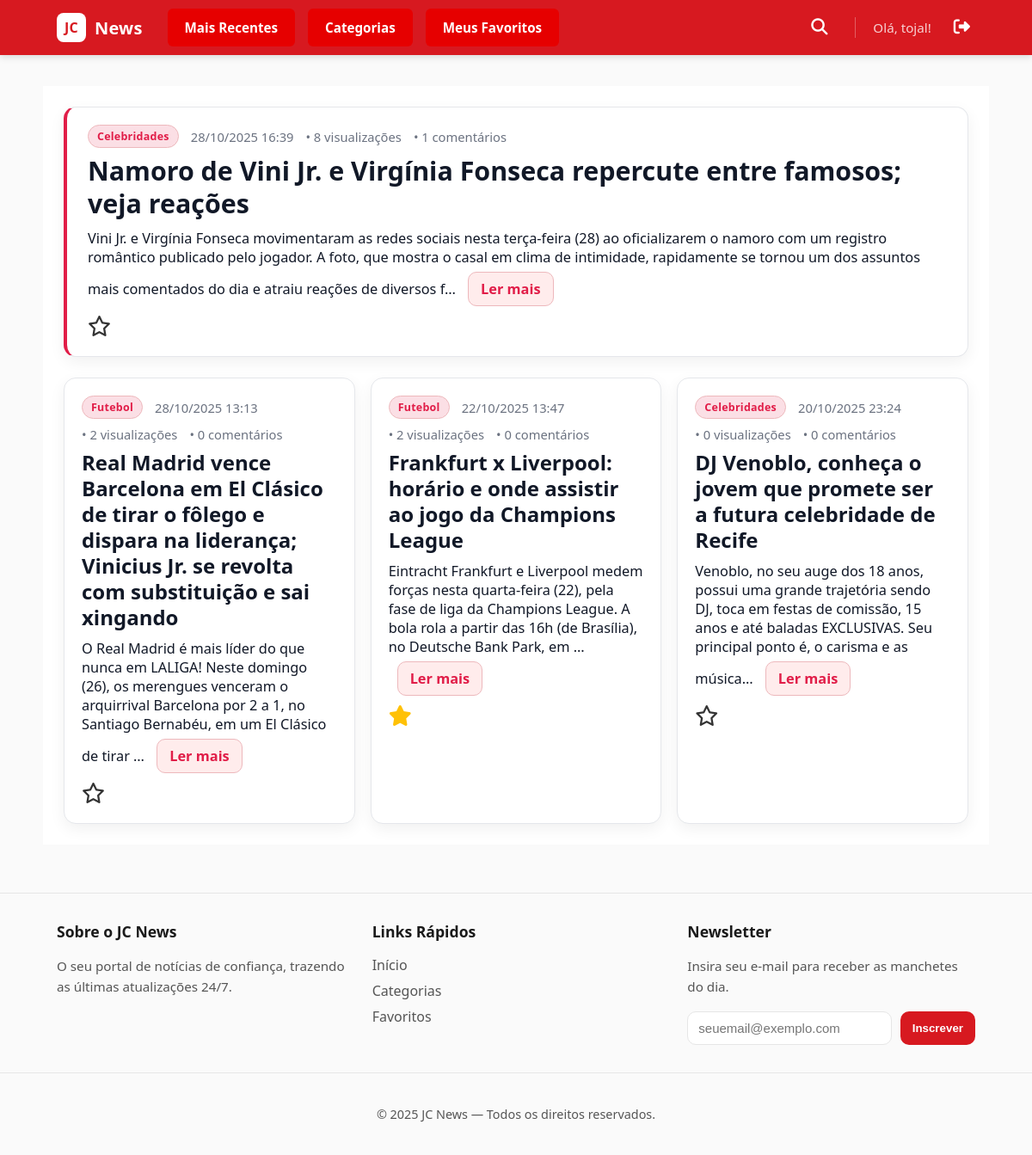
Screenshot of / (signed in) with the database file from the repository.
### app1/models.py (models this page shows, shortened)
class Noticia(models.Model):
    titulo = models.CharField(max_length=255)
    conteudo = models.TextField()
    data_publicacao = models.DateTimeField(auto_now_add=True)
    categoria = models.ForeignKey(
        Categoria, on_delete=models.SET_NULL, null=True, blank=True, related_name='noticias'
    )
    visualizacoes = models.PositiveIntegerField(default=0)
    favoritos = models.ManyToManyField(
        User,
        related_name='noticias_favoritas',
        blank=True
    )
    usuarios_que_visitaram = models.ManyToManyField(
        User,
        related_name='noticias_visualizadas',
        blank=True
    )

class Categoria(models.Model):
    nome = models.CharField(max_length=100, unique=True)

### app1/views.py (the view)
# urls.py: path("", HomeView.as_view(), name="home"),
class HomeView(View):
    def get(self, request):
        noticias = Noticia.objects.order_by('-data_publicacao')
        favoritos_ids = []
        if request.user.is_authenticated:
            favoritos_ids = request.user.noticias_favoritas.values_list('id', flat=True)
        context = {
            "form": SubscriptionForm(),
            "noticias": noticias,
            "favoritos_ids": favoritos_ids,
        }
        return render(request, "app1/home.html", context)

### app1/forms.py
class SubscriptionForm(forms.ModelForm):
    class Meta:
        model = NewsletterSubscription
        fields = ["email"]
        widgets = {
            "email": forms.EmailInput(
                attrs={
                    "placeholder": "seuemail@exemplo.com",
                    "required": True,
                    "class": "form-control",
                }
            )
        }

### app1/templates/app1/home.html (shortened to what this page needs)
{% extends 'app1/base.html' %}
{% load static %}
{% block content %}
<link rel="stylesheet" href="{% static 'app1/css/news.css' %}">
<section class="container">
  {% if query %}
    <h1>Resultados para “{{ query }}”</h1>
    {% if results and results|length %}
      <ul>
        {% for r in results %}
          <li>{{ r }}</li>
        {% endfor %}
      </ul>
    {% else %}
      <p>Nenhum resultado encontrado.</p>
    {% endif %}
  {% else %}
    {% if noticias %}
      {% with noticia_principal=noticias.0 %}
        <article class="noticia noticia--principal" id="noticia-{{ noticia_principal.id }}">
          <header class="noticia__cabecalho">
            {% if noticia_principal.categoria %}
              <span class="noticia__categoria">{{ noticia_principal.categoria.nome }}</span>
            {% endif %}
            <time datetime="{{ noticia_principal.data_publicacao|date:'c' }}">
              {{ noticia_principal.data_publicacao|date:"d/m/Y H:i" }}
            </time>
            <span>• {{ noticia_principal.visualizacoes }} visualizações</span>
            <span>• {{ noticia_principal.comentarios.count }} comentários</span>
          </header>
          <h2 class="noticia__titulo">{{ noticia_principal.titulo }}</h2>
          <div class="noticia__conteudo">
            {{ noticia_principal.conteudo|truncatechars:300 }}
            <a class="ler__mais" href="{% url 'app1:detalhe_noticia' noticia_principal.pk %}">Ler mais</a>
          </div>
          <div class="noticia__acoes">
              <form action="{% url 'app1:favoritar_noticia_view' noticia_principal.pk %}" method="POST" style="display:inline;">
                <button type="submit" class="btn-favorito {% if noticia_principal.id in favoritos_ids %}favoritado{% endif %}" aria-label="Favoritar">
                  {% if noticia_principal.id in favoritos_ids %}
                    <i class="fa-solid fa-star"></i>
                  {% else %}
                    <i class="fa-regular fa-star"></i>
                  {% endif %}
                </button>
              </form>
          </div>
        </article>
      {% endwith %}
      <section class="grid-noticias" aria-label="Mais notícias">
        {% for noticia in noticias|slice:"1:" %}
          <article class="noticia" id="noticia-{{ noticia.id }}">
            <header class="noticia__cabecalho">
              {% if noticia.categoria %}
                <span class="noticia__categoria">{{ noticia.categoria.nome }}</span>
              {% endif %}
              <time datetime="{{ noticia.data_publicacao|date:'c' }}">
                {{ noticia.data_publicacao|date:"d/m/Y H:i" }}
              </time>
              <span>• {{ noticia.visualizacoes }} visualizações</span>
              <span>• {{ noticia.comentarios.count }} comentários</span>
            </header>
            <h3 class="noticia__titulo">{{ noticia.titulo }}</h3>
            <div class="noticia__conteudo">
              {{ noticia.conteudo|truncatechars:180 }}
              <a class="ler__mais" href="{% url 'app1:detalhe_noticia' noticia.pk %}">Ler mais</a>
            </div>
            <div class="noticia__acoes">
              {% if user.is_authenticated %}
                <form action="{% url 'app1:favoritar_noticia_view' noticia.pk %}" method="POST" style="display:inline;">
                  <button type="submit" class="btn-favorito {% if noticia.id in favoritos_ids %}favoritado{% endif %}" aria-label="Favoritar">
                    {% if noticia.id in favoritos_ids %}
                      <i class="fa-solid fa-star"></i>
                    {% else %}
                      <i class="fa-regular fa-star"></i>
                    {% endif %}
                  </button>
                </form>
              {% endif %}
            </div>
          </article>
        {% endfor %}
      </section>
    {% else %}
      <h1>Bem-vindo ao site do Jc desenvolvido pelo grupo 13</h1>
      <p>Assim que os models de notícia estiverem prontos, listaremos aqui.</p>
    {% endif %}
  {% endif %}
</section>
{% endblock %}

### app1/templates/app1/base.html (shortened to what this page needs)
{% load static %}
<!DOCTYPE html>
<html lang="pt-br">
<head>
  <link rel="stylesheet" href="{% static 'app1/css/style.css' %}">
  <link rel="stylesheet" href="https://cdnjs.cloudflare.com/ajax/libs/font-awesome/6.5.1/css/all.min.css">
  <link rel="stylesheet" href="https://cdn.jsdelivr.net/npm/bootstrap-icons@1.11.3/font/bootstrap-icons.min.css">
</head>
<body>
  <header class="site-header">
    <div class="header-container header-content container">
      <a href="{% url 'app1:home' %}" class="brand" aria-label="Página Inicial">
        <span class="logo-mark">JC</span>
        <span class="logo-text">News</span>
      </a>
      <nav class="main-nav">
        <a class="nav-btn" href="{% url 'app1:home' %}">Mais Recentes</a>
        <a class="nav-btn" href="{% url 'app1:categorias' %}">Categorias</a>
        <a class="nav-btn" href="{% url 'app1:meus_favoritos' %}">Meus Favoritos</a>
      </nav>
      <div class="header-actions">
        <div class="search-wrapper">
          <button id="search-toggle" class="search-icon-btn" aria-label="Abrir busca">
            <i class="fa fa-search"></i>
          </button>
        </div>
        <div class="user-auth-links">
          {% if user.is_authenticated %}
            <span class="welcome-message">Olá, {{ user.username }}!</span>
            <form action="{% url 'logout' %}" method="post" class="logout-form" title="Sair">
              <button type="submit" class="auth-link logout-link" aria-label="Sair">
                <i class="fa-solid fa-right-from-bracket"></i>
              </button>
            </form>
          {% else %}
            <a href="{% url 'login' %}" class="auth-link">Login</a>
            <a href="{% url 'register' %}" class="auth-link register-link">Criar Conta</a>
          {% endif %}
        </div>
      </div>
    </div>
  </header>
  <main class="container page-content">
    {% block content %}{% endblock %}
  </main>
  <footer class="site-footer">
    <div class="footer-container container">
      <div class="footer-col">
        <h4>Sobre o JC News</h4>
        <p>O seu portal de notícias de confiança, trazendo as últimas atualizações 24/7.</p>
      </div>
      <div class="footer-col">
        <h4>Links Rápidos</h4>
        <ul class="footer-links">
          <li><a href="{% url 'app1:home' %}">Início</a></li>
          <li><a href="{% url 'app1:categorias' %}">Categorias</a></li>
          <li><a href="{% url 'app1:meus_favoritos' %}">Favoritos</a></li>
        </ul>
      </div>
      <div class="footer-col">
        <h4>Newsletter</h4>
        <p>Insira seu e-mail para receber as manchetes do dia.</p>
        {% if form %}
          <form action="{% url 'app1:subscribe' %}" method="post" class="footer-subscribe-form">
            {{ form.email }}
            <button type="submit" class="btn-primary">Inscrever</button>
          </form>
        {% endif %}
      </div>
    </div>
    <div class="footer-bottom">
      <p>&copy; {% now "Y" %} JC News — Todos os direitos reservados.</p>
    </div>
  </footer>
</body>
</html>

### app1/static/app1/css/style.css (style rules this page uses)
:root { --red:#d71920; --red-dark:#b1151b; --bg:#ffffff; --ink:#1a1a1a; --ink-weak:#555; --border:#e6e6e6; --bg-soft: #fafafa; }
* { box-sizing:border-box }
html,body { margin:0;padding:0;background:var(--bg-soft);color:var(--ink);font-family:system-ui,-apple-system,Segoe UI,Roboto,Ubuntu,Cantarell,"Helvetica Neue",Arial,sans-serif; min-height: 100vh; display: flex; flex-direction: column; }
.container { max-width:1100px;margin:0 auto;padding:0 16px }
a { text-decoration: none; }
.site-header { background:var(--red);color:#fff;position:sticky;top:0;z-index:100; box-shadow: 0 2px 8px rgba(0,0,0,.15); }
.header-content { display:flex;align-items:center;justify-content:space-between;height:64px; gap: 1.5rem; }
.brand { display:flex;align-items:center;gap:10px;text-decoration:none;color:#fff;font-weight:700;letter-spacing:.2px }
.logo-mark { display:inline-grid;place-items:center;width:34px;height:34px;border-radius:8px;background:#fff;color:var(--red);font-weight:900 }
.logo-text { font-size:20px }
.main-nav { display: flex; gap: 5px; }
.nav-btn { display: inline-block; padding: 10px 18px; margin: 0 5px; background-color: #e60000; color: #fff; font-weight: 600; font-size: 0.95rem; text-decoration: none; border-radius: 6px; transition: all 0.25s ease-in-out; border: 2px solid transparent; }
.header-actions { display: flex; align-items: center; gap: 1.5rem; margin-left: auto; }
.user-auth-links { display: flex; align-items: center; gap: 1.25rem; padding-left: 1.25rem; border-left: 1px solid rgba(255,255,255,.3); font-size: 0.95rem; font-weight: 500; }
.user-auth-links .welcome-message { color: rgba(255,255,255,.8); white-space: nowrap; }
.user-auth-links .auth-link { color: #fff; text-decoration: none; font-weight: 600; white-space: nowrap; }
.page-content { padding:24px 0; flex-grow: 1; }
.btn-primary { padding:10px 14px;border:none;border-radius:10px;background:var(--red);color:#fff;font-weight:600;cursor:pointer }
.site-footer { border-top:1px solid var(--border); padding: 32px 0 0 0; background:var(--bg-soft); color:var(--ink-weak); margin-top: 32px; }
.footer-container { display: grid; grid-template-columns: repeat(auto-fit, minmax(250px, 1fr)); gap: 2rem; }
.footer-col h4 { font-size: 1.1rem; font-weight: 700; color: var(--ink); margin-top: 0; margin-bottom: 1rem; }
.footer-col p { font-size: 0.95rem; margin-bottom: 1rem; line-height: 1.6; }
.footer-links { list-style: none; padding: 0; margin: 0; }
.footer-links li { margin-bottom: 0.5rem; }
.footer-links a { color: var(--ink-weak); text-decoration: none; }
.footer-subscribe-form { display: grid; grid-template-columns: 1fr auto; gap: 10px; margin-top: 1rem; }
.footer-subscribe-form input[type="email"] { padding: 10px 12px; border: 1px solid var(--border); border-radius: 10px; font-size: 15px; width: 100%; background: var(--bg); color: var(--ink); }
.footer-bottom { border-top: 1px solid var(--border); margin-top: 2rem; padding: 1.5rem 1.5rem; text-align: center; font-size: 0.9rem; color: var(--ink-weak); }
.logout-form { display: inline; }
.logout-form button { background: none; border: none; color: #ff4b4b; cursor: pointer; font-size: 1.2rem; transition: opacity 0.2s; }
.search-wrapper { position: relative; display: flex; align-items: center; }
.search-icon-btn { background: none; border: none; color: #fff; cursor: pointer; font-size: 1.2rem; padding: 8px; transition: transform 0.2s ease; }

### rows the page displays
Noticia: categoria.nome "Celebridades", data_publicacao "28/10/2025 16:39", visualizacoes "8", comentarios.count "1", titulo "Namoro de Vini Jr. e Virgínia Fonseca repercute entre famosos; veja reações", conteudo "Vini Jr. e Virgínia Fonseca movimentaram as redes sociais nesta terça-feira (28) ao oficializarem o namoro com um registro romântico publicado pelo jogador. A foto, que mostra o casal em clima de intimidade, rapidamente se tornou um dos assuntos mais comentados do dia e atraiu reações de diversos f…"
Noticia: categoria.nome "Futebol", data_publicacao "28/10/2025 13:13", visualizacoes "2", comentarios.count "0", titulo "Real Madrid vence Barcelona em El Clásico de tirar o fôlego e dispara na liderança; Vinicius Jr. se revolta com substituição e sai xingando", conteudo "O Real Madrid é mais líder do que nunca em LALIGA! Neste domingo (26), os merengues venceram o arquirrival Barcelona por 2 a 1, no Santiago Bernabéu, em um El Clásico de tirar …"
Noticia: categoria.nome "Futebol", data_publicacao "22/10/2025 13:47", visualizacoes "2", comentarios.count "0", titulo "Frankfurt x Liverpool: horário e onde assistir ao jogo da Champions League", conteudo "Eintracht Frankfurt e Liverpool medem forças nesta quarta-feira (22), pela fase de liga da Champions League. A bola rola a partir das 16h (de Brasília), no Deutsche Bank Park, em …"
Noticia: categoria.nome "Celebridades", data_publicacao "20/10/2025 23:24", visualizacoes "0", comentarios.count "0", titulo "DJ Venoblo, conheça o jovem que promete ser a futura celebridade de Recife", conteudo "Venoblo, no seu auge dos 18 anos, possui uma grande trajetória sendo DJ, toca em festas de comissão, 15 anos e até baladas EXCLUSIVAS. Seu principal ponto é, o carisma e as música…"

### other values shown
{{ user.username }} "tojal"
